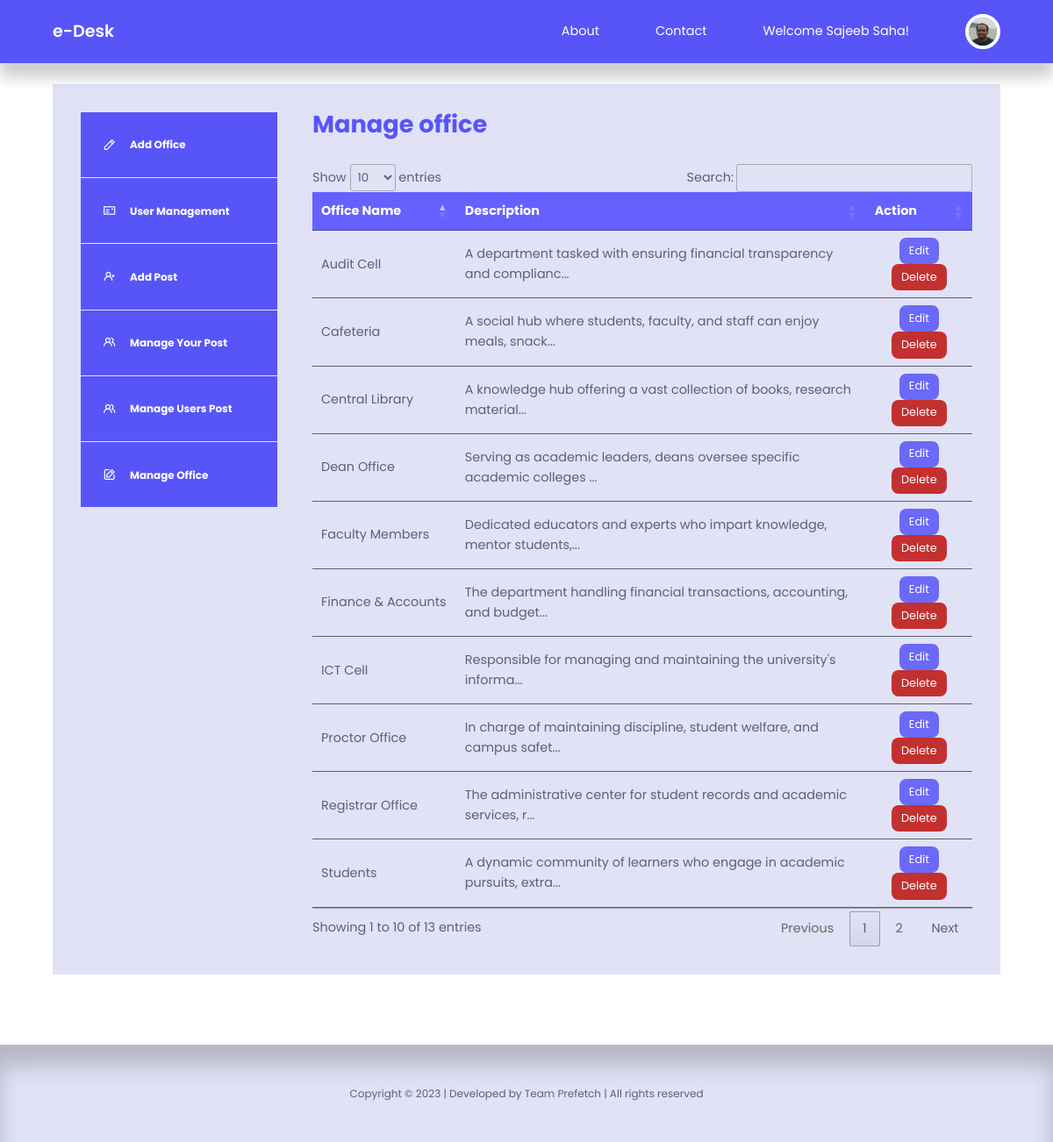
Page /admin/admin-manage-office.php on the committed database.
### tables this page shows
CREATE TABLE `adminaddoffice` (
  `id` int(20) NOT NULL,
  `title` varchar(255) NOT NULL,
  `description` varchar(255) NOT NULL
);

### admin/admin-manage-office.php (the view, shortened to what this page needs)
<?php
include 'partials/header.php';
$query = "SELECT * FROM adminaddoffice";
$offices = mysqli_query($connection, $query);
?>
<section class="dashboard">
    <div class="container dashboard__container">
        <aside>
            <ul>
                <li>
                    <a href="admin-add-office.php"><i class="uil uil-pen"></i>
                        <h5>Add Office</h5>
                    </a>
                </li>
                <li>
                    <a href="admin-user-management.php"><i class="uil uil-postcard"></i>
                        <h5>User Management</h5>
                    </a>
                </li>
                <li>
                    <a href="admin-add-post.php"><i class="uil uil-user-plus"></i>
                        <h5>Add Post</h5>
                    </a>
                </li>
                <li>
                    <a href="admin-manage-post.php"><i class="uil uil-users-alt"></i>
                        <h5>Manage Your Post</h5>
                    </a>
                </li>
                <li>
                    <a href="admin-manage-users-post.php"><i class="uil uil-users-alt"></i>
                        <h5>Manage Users Post</h5>
                    </a>
                </li>
                <li>
                    <a href="admin-manage-office.php"><i class="uil uil-edit"></i>
                        <h5>Manage Office</h5>
                    </a>
                </li>
            </ul>
        </aside>
        <main>
            <h2>Manage office</h2>
            <table id='table'>
                <thead>
                    <tr align="center">
                        <th>Office Name</th>
                        <th>Description</th>
                        <th>Action</th>
                    </tr>
                </thead>
                <tbody>
                    <?php while ($office = mysqli_fetch_assoc($offices)) : ?>
                        <tr>
                            <td>
                                <?= $office['title'] ?>
                            </td>
                            <td>
                                <?php $len = strlen($office['description']); ?>
                                <?php if ($len < 70) : ?>
                                    <?= $office['description'] ?>
                                <?php else : ?>
                                    <?= substr($office['description'], 0, 70) ?>...
                                <?php endif ?>
                            </td>
                            <td align="center"><a href="<?= ROOT_URL ?>admin/edit-office.php?id=<?= $office['id'] ?>" class="btn sm">Edit</a> <a href="<?= ROOT_URL ?>admin/delete-office.php?id=<?= $office['id'] ?>" class="btn sm danger">Delete</a></td>
                        </tr>
                    <?php endwhile ?>
                </tbody>
            </table>
        </main>
    </div>
</section>
<?php
include '../partials/footer.php';
?>

### css/style.css (style rules this page uses)
:root { --color-primary: #5855f8; --color-primary-light: #9BA4B5; --color-primary-variant: #5854c7; --color-red: #da0f3f; --color-red-light: hsl(346, 87%, 46%, 15%); --color-green: #00c476; --color-green-light: hsl(156, 100%, 38%, 15%); --color-gray-900: #e2e2f7; --color-gray-700: #ffffff; --color-gray-300: rgba(242, 242, 254, 0.3); --color-gray-200: rgba(33, 42, 62, 0.7); --color-white: #ffffff; --color-bg: #fff; --transition: all 300ms ease; --container-width-lg: 74%; --container-width-md: 88%; --form-width: 40%; --card-border-radius-1: 0.3rem; --card-border-radius-2: 0.5rem; --card-border-radius-3: 0.8rem; --card-border-radius-4: 2rem; --card-border-radius-5: 5rem; }
* { margin: 0; padding: 0; outline: 0; border: 0; appearance: 0; list-style: none; text-decoration: none; box-sizing: border-box; font-family: 'Poppins', sans-serif; }
body { font-family: Arial, sans-serif; margin: 0; padding: 0; }
body { line-height: 1.6; color: var(--color-gray-200); overflow-x: hidden; background: var(--color-bg); font-size: 0.9rem; }
.container { width: 90%; max-width: 1800px; margin-inline: auto; }
section { margin-top: 3rem; width: 100vw; }
h2 { font-size: 1.7rem; margin: 1rem 0; color: var(--color-primary); line-height: 1.3; }
h5 { line-height: 1.3; }
a { color: var(--color-gray-200); transition: var(--transition); }
.btn { display: inline-block; width: fit-content; padding: 0.6rem 1.2rem; background-color: #6b69f7; border-radius: var(--card-border-radius-2); cursor: pointer; transition: var(--transition); color: var(--color-white); }
.btn.sm { padding: 0.3rem 0.7rem; font-size: 0.8rem; }
.btn.danger { background: #c33030; color: var(--color-bg); }
.dashboard { margin-top: 6rem; }
.dashboard__container { display: grid; grid-template-columns: 14rem auto; gap: 1rem; background: var(--color-gray-900); padding: 2rem; margin-bottom: 5rem; }
.dashboard aside a { background-color: var(--color-primary); display: flex; gap: 1rem; align-items: center; padding: 1.6rem; color: var(--color-bg); }
.dashboard aside ul li:not(:last-child) a { border-bottom: 1px solid var(--color-gray-900); }
.dashboard main { margin-left: 1.5rem; }
.dashboard main h2 { margin: 0 0 2rem 0; line-height: 1; }
.dashboard main table { width: 100%; text-align: left; }
.dashboard main table th { background: #6461ff; padding: 0.8rem; color: #fff; }
.dashboard main table td { padding: 0.8rem; border-bottom: 1px solid var(--color-gray-200); }

### rows in the picture
adminaddoffice: title "Students", description "A dynamic community of learners who engage in academic pursuits, extra"
adminaddoffice: title "Faculty Members", description "Dedicated educators and experts who impart knowledge, mentor students,"
adminaddoffice: title "Audit Cell", description "A department tasked with ensuring financial transparency and complianc"
adminaddoffice: title "Dean Office", description "Serving as academic leaders, deans oversee specific academic colleges"
adminaddoffice: title "Registrar Office", description "The administrative center for student records and academic services, r"
adminaddoffice: title "Central Library", description "A knowledge hub offering a vast collection of books, research material"
adminaddoffice: title "Proctor Office", description "In charge of maintaining discipline, student welfare, and campus safet"
adminaddoffice: title "Finance & Accounts", description "The department handling financial transactions, accounting, and budget"
adminaddoffice: title "Cafeteria", description "A social hub where students, faculty, and staff can enjoy meals, snack"
adminaddoffice: title "ICT Cell", description "Responsible for managing and maintaining the university's informa"
